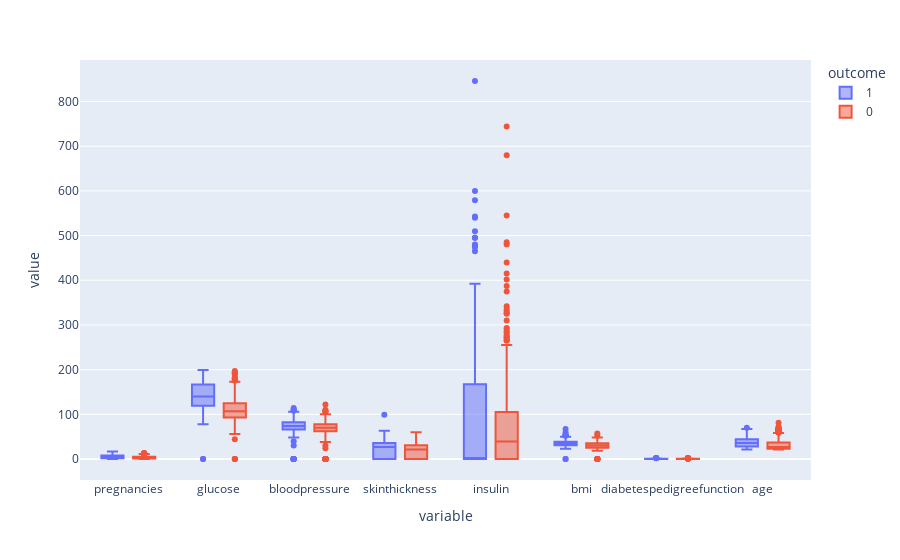

Here is the notebook cell this chart was saved with:
### Code cell
import plotly.express as px
fig = px.box(df, color = 'outcome')
fig.show()

### Figure 1 — Plotly figure (JSON) as saved in the notebook; plotly's stock layout.template omitted (floating-point values rounded to 4 significant figures; data arrays with more than 128 entries replaced by an {"elided": "..."} marker saying what was removed)
{"data": [{"alignmentgroup": "True", "hovertemplate": "outcome=1<br>variable=%{x}<br>value=%{y}<extra></extra>", "legendgroup": "1", "marker": {"color": "#636efa"}, "name": "1", "notched": false, "offsetgroup": "1", "orientation": "v", "showlegend": true, "type": "box", "x": {"elided": "2144 str values"}, "x0": " ", "xaxis": "x", "y": {"elided": "2144 float values"}, "y0": " ", "yaxis": "y"}, {"alignmentgroup": "True", "hovertemplate": "outcome=0<br>variable=%{x}<br>value=%{y}<extra></extra>", "legendgroup": "0", "marker": {"color": "#EF553B"}, "name": "0", "notched": false, "offsetgroup": "0", "orientation": "v", "showlegend": true, "type": "box", "x": {"elided": "4000 str values"}, "x0": " ", "xaxis": "x", "y": {"elided": "4000 float values"}, "y0": " ", "yaxis": "y"}], "layout": {"boxmode": "group", "legend": {"title": {"text": "outcome"}, "tracegroupgap": 0}, "margin": {"t": 60}, "xaxis": {"anchor": "y", "domain": [0, 1], "title": {"text": "variable"}}, "yaxis": {"anchor": "x", "domain": [0, 1], "title": {"text": "value"}}}}
